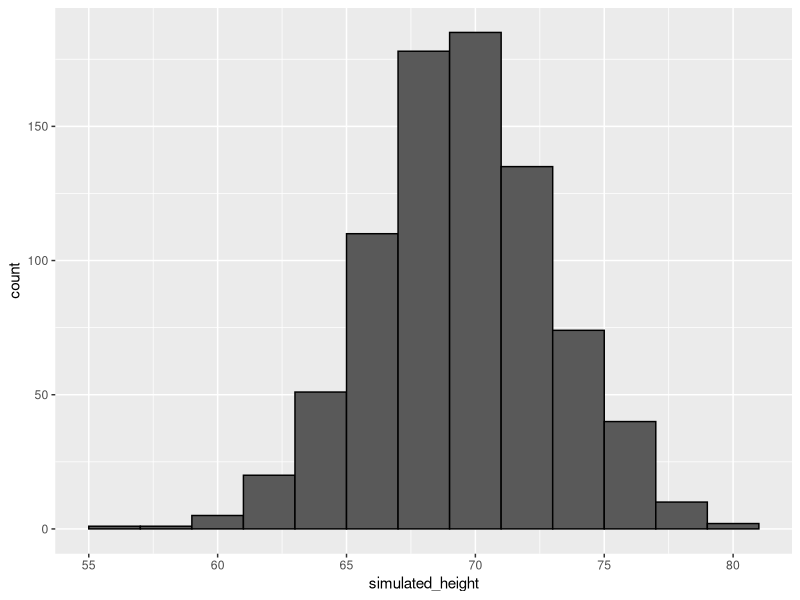

Generate this figure with R: (Note: this script raises an error after producing the figure.)
library(tidyverse)
library(dslabs)
data(heights)

x <- heights %>% filter(sex=="Male") %>% pull(height)

# generate simulated height data using normal distribution - both datasets should have n observations

mu <- mean(x)
segma <- sd(x)
n <- length(x)

simulated_height <- rnorm(n,mu,segma)

# plot distribution of simulated_heights

data.frame(simulated_height = simulated_height) %>%
  ggplot(aes(simulated_height))+
  geom_histogram(color="black", binwidth = 2)


#Monte Carlo simulation of tallest person over 7 feet

B <-10000

simulated_heights_monto <-replicate(B,{
  simulated_data_monto <- rnorm(800,mu,sigma)
  max(simulated_data_monto)
})
mean(simulated_heights_monto>=72)
